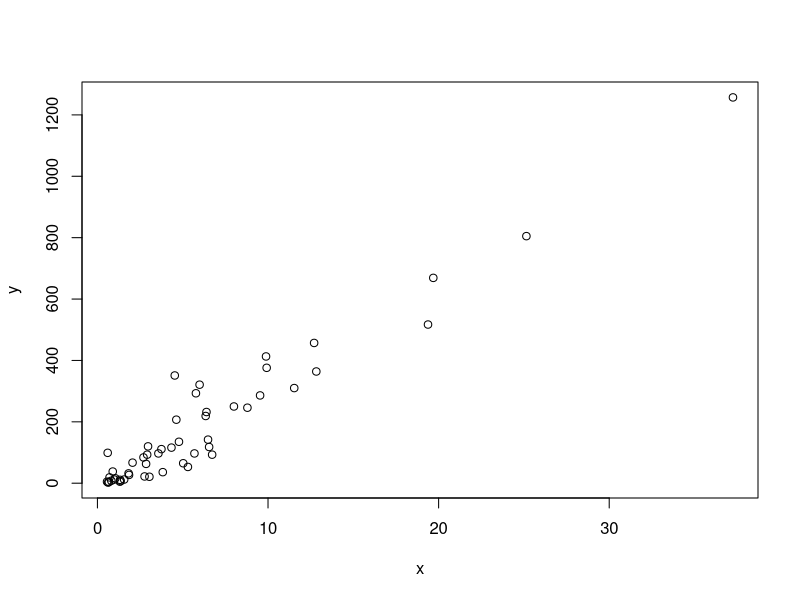
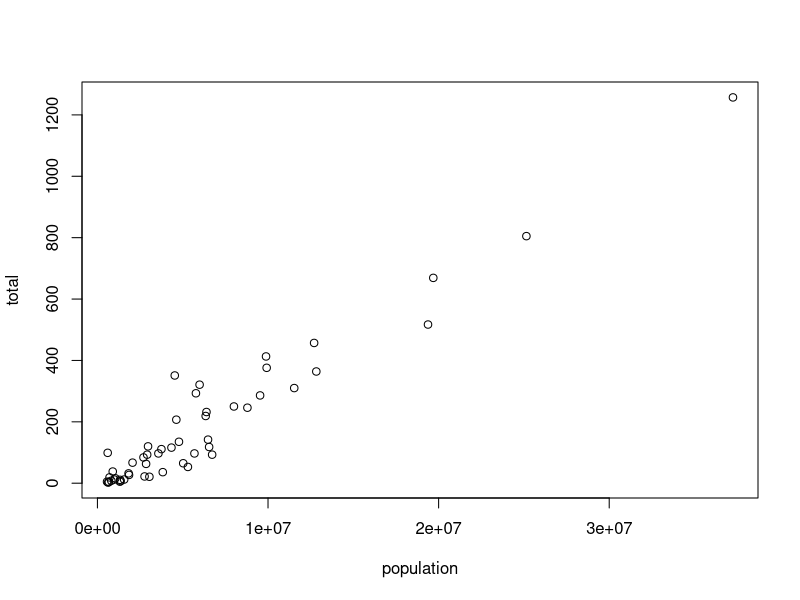
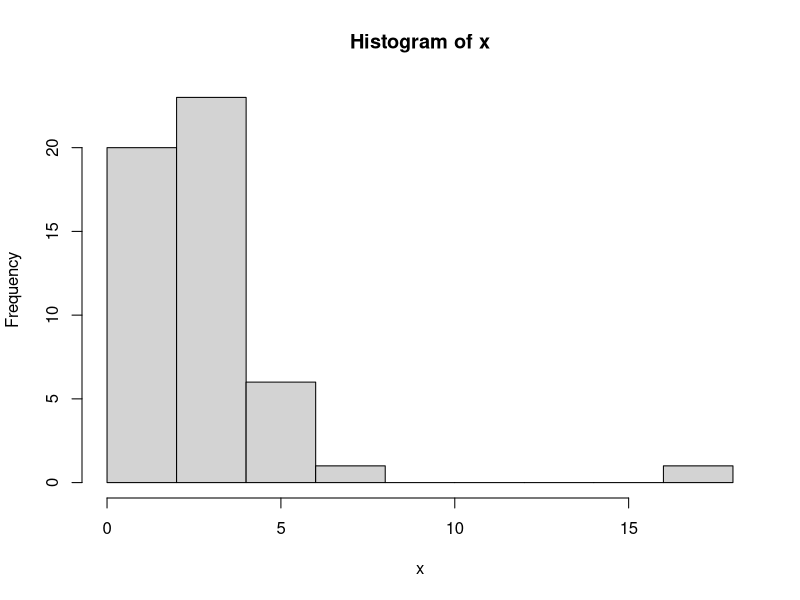
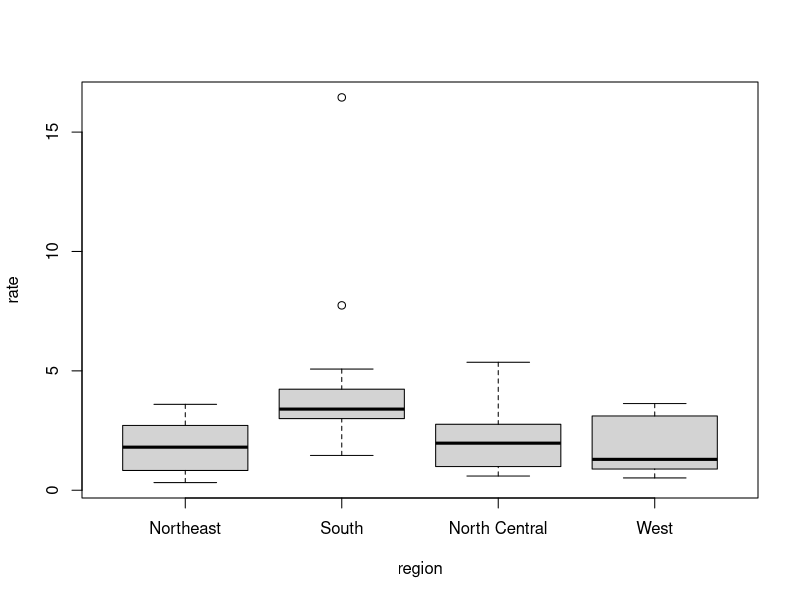
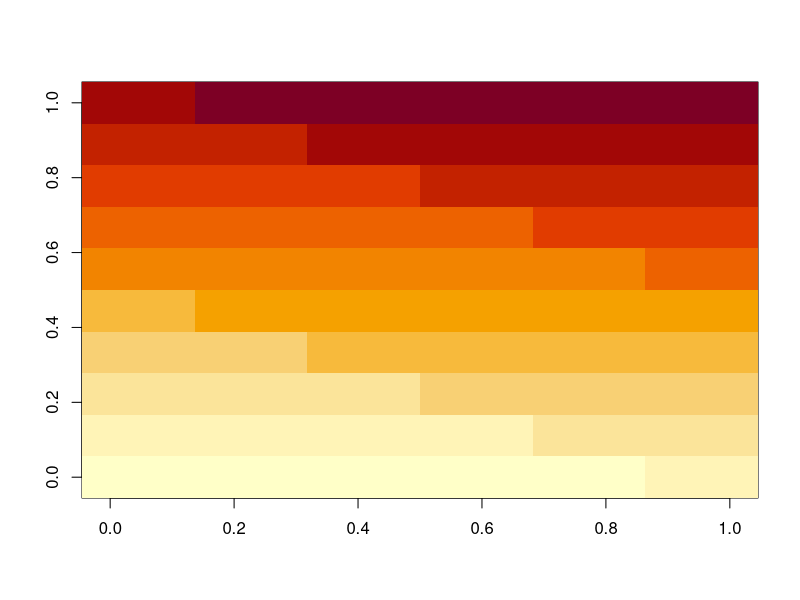
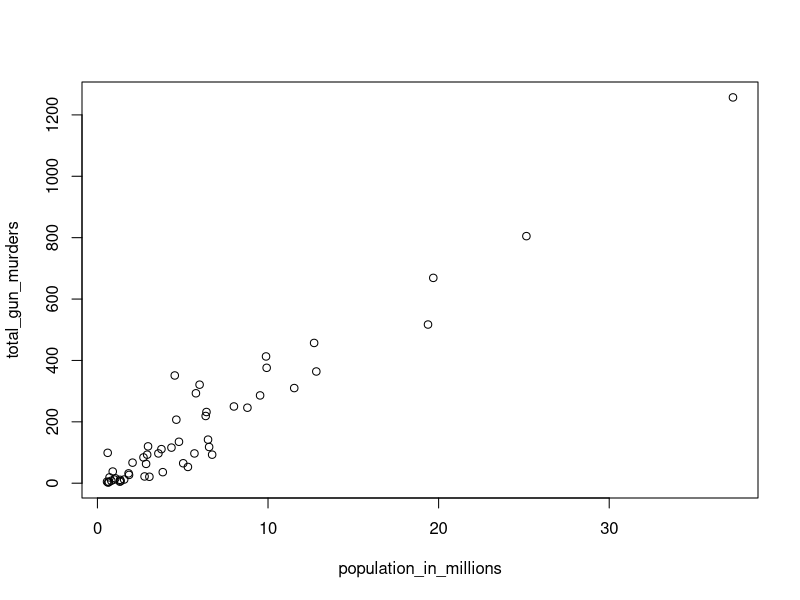
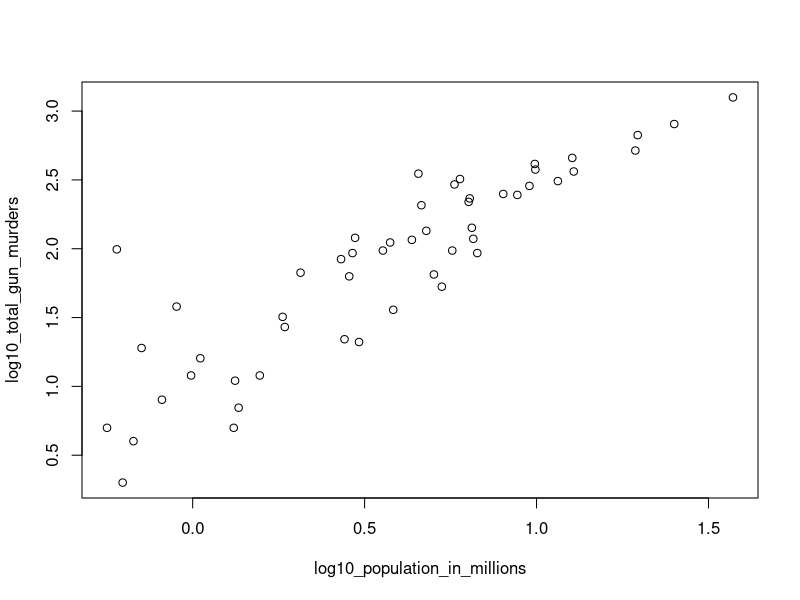
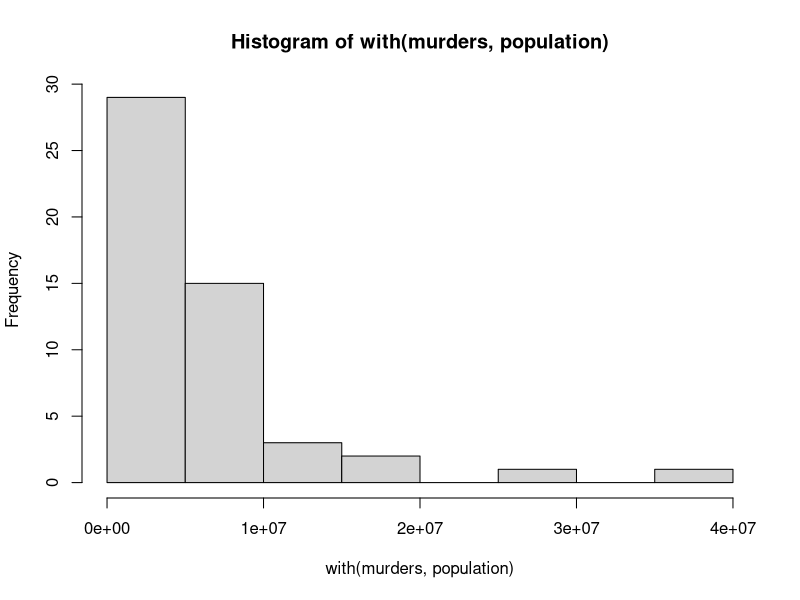

Source code (R) for these figures, in order:
## ---- chunk 1
x <- c(1, "canada", 3)
## ---- chunk 2
x
class(x)
## ---- chunk 3
x <- 1:5
y <- as.character(x)
y
## ---- chunk 4
as.numeric(y)
## ---- chunk 5
x <- c("1", "b", "3")
as.numeric(x)
## ---- chunk 6
temp <- c(35, 88, 42, 84, 81, 30)
temp
## ---- chunk 7
city <- c("Beijing","Lagos","Paris", "Rio de Janeiro", "San Juan", "Toronto")
city
## ---- chunk 8
names(temp) <- city
temp
## ---- chunk 9
temp[1:3]
## ---- chunk 10
temp[c("Paris", "San Juan")]
## ---- chunk 11
12:73
## ---- chunk 12
vector1 <- seq(1, 100, 2)
vector1
## ---- chunk 13
length(seq(6, 55, 4/7))
## ---- chunk 14
class(a <- seq(1, 10, 0.5))
## ---- chunk 15
class(a <- seq(1, 10))
## ---- chunk 16
class(a<-1L)
## ---- chunk 17
x <- c("1", "3", "5")
## ---- chunk 18
x <- as.integer(x)
x
class(x)
## ---- chunk 19
library(dslabs)
data(murders)
sort(murders$total)
## ---- chunk 20
x <- c(31, 4, 15, 92, 65)
sort(x)
## ---- chunk 21
index <- order(x)
x[index]
## ---- chunk 22
x
order(x)
## ---- chunk 23
murders$state[1:6]
murders$abb[1:6]
## ---- chunk 24
ind <- order(murders$total) 
murders$abb[ind] 
## ---- chunk 25
max(murders$total)
## ---- chunk 26
i_max <- which.max(murders$total)
murders$state[i_max]
## ---- chunk 27
x <- c(31, 4, 15, 92, 65)
rank(x)
## ---- chunk 28
x <- c(1,2,3)
y <- c(10, 20, 30, 40, 50, 60, 70)
x+y
## ---- chunk 29
library(dslabs)
data("murders")
## ---- chunk 30
pop <- murders$population
pop <- sort(pop)
pop[1]
## ---- chunk 31
index <- order(murders$population)
index[1]
## ---- chunk 32
which.min(murders$population)
## ---- chunk 33
states <- murders$state
states[which.min(murders$population)]
## ---- chunk 34
temp <- c(35, 88, 42, 84, 81, 30)
city <- c("Beijing", "Lagos", "Paris", "Rio de Janeiro", "San Juan", "Toronto")
city_temps <- data.frame(name = city, temperature = temp)
## ---- chunk 35
ranks <- rank(murders$population)
my_df <- data.frame(name = murders$state, rank = ranks)
my_df
## ---- chunk 36
ind <- order(my_df$rank)
my_df <- data.frame(name = murders$state[ind], rank = ranks[ind])
my_df
## ---- chunk 37
data("na_example")  
str(na_example)
## ---- chunk 38
mean(na_example)
## ---- chunk 39
ind <- is.na(na_example)
table(ind)
sum(ind)
## ---- chunk 40
mean(na_example[ind != TRUE])
mean(na_example, na.rm = TRUE)
## ---- chunk 41
library(dslabs)
data("murders")
murders$state[which.max(murders$population)]
## ---- chunk 42
inches <- c(69, 62, 66, 70, 70, 73, 67, 73, 67, 70)
## ---- chunk 43
inches * 2.54
## ---- chunk 44
inches - 69
## ---- chunk 45
murder_rate <- murders$total / murders$population * 100000
## ---- chunk 46
murders$abb[order(murder_rate)]
## ---- chunk 47
temp <- c(35, 88, 42, 84, 81, 30)
city <- c("Beijing", "Lagos", "Paris", "Rio de Janeiro", "San Juan", "Toronto")
city_temps <- data.frame(name = city, temperature = temp)
## ---- chunk 48
f_temp <- c(35, 88, 42, 84, 81, 30)
city <- c("Beijing", "Lagos", "Paris", "Rio de Janeiro", "San Juan", "Toronto")
c_temp <- (5/9)*(f_temp - 32)
city_temps <- data.frame(name = city, Fahrenheit = f_temp, Celcius = c_temp)
city_temps
## ---- chunk 49
euler <- 1/(1:100)^2
sum(euler)
pi^2/6
## ---- chunk 50
murder_rate <- murders$total / murders$population * 100000
mean(murder_rate)
## ---- chunk 51
library(dslabs)
data("murders")
## ---- chunk 52
murder_rate <- murders$total / murders$population * 100000 
## ---- chunk 53
ind <- murder_rate < 0.71
## ---- chunk 54
ind <- murder_rate <= 0.71
## ---- chunk 55
murders$state[ind]
## ---- chunk 56
sum(ind)
## ---- chunk 57
TRUE & TRUE
TRUE & FALSE
FALSE & FALSE
## ---- chunk 58
west <- murders$region == "West"
safe <- murder_rate <= 1
## ---- chunk 59
ind <- safe & west
murders$state[ind]
## ---- chunk 60
ind <- which(murders$state == "California")
murder_rate[ind]
## ---- chunk 61
ind <- match(c("New York", "Florida", "Texas"), murders$state)
ind
## ---- chunk 62
murder_rate[ind]
## ---- chunk 63
c("Boston", "Dakota", "Washington") %in% murders$state
## ---- chunk 64
match(c("New York", "Florida", "Texas"), murders$state)
which(murders$state%in%c("New York", "Florida", "Texas"))
## ---- chunk 65
library(dslabs)
data(murders)
## ---- chunk 66
murder_rate <- murders$total / murders$population * 100000 
low <- murder_rate < 1
low
## ---- chunk 67
ind <- which(low)
ind
## ---- chunk 68
murders$state[ind]
## ---- chunk 69
northeast <- murders$region == "Northeast"
ind <- low & northeast
murders$state[ind]
## ---- chunk 70
ind <- murder_rate < mean(murder_rate)
sum(ind)
## ---- chunk 71
ind <- match(c("AK", "MI", "IA"), murders$abb)
murders$state[ind]
## ---- chunk 72
c("MA", "ME", "MI", "MO", "MU") %in% murders$abb
## ---- chunk 73
ind <- which(c("MA", "ME", "MI", "MO", "MU") %in% murders$abb != "TRUE")
ind
c("MA", "ME", "MI", "MO", "MU")[ind]
## ---- chunk 74
x <- murders$population / 10^6
y <- murders$total
plot(x, y)
## ---- chunk 75
with(murders, plot(population, total))
## ---- chunk 76
x <- with(murders, total / population * 100000)
hist(x)
## ---- chunk 77
murders$state[which.max(x)]
## ---- chunk 78
murders$rate <- with(murders, total / population * 100000)
boxplot(rate~region, data = murders)
## ---- chunk 79
x <- matrix(1:120, 12, 10)
image(x)
## ---- chunk 80
library(dslabs)
data(murders)
population_in_millions <- murders$population/10^6
total_gun_murders <- murders$total
plot(population_in_millions, total_gun_murders)
## ---- chunk 81
log10_population_in_millions <- log10(population_in_millions)
log10_total_gun_murders <- log10(total_gun_murders)
plot(log10_population_in_millions, log10_total_gun_murders)
## ---- chunk 82
hist(with(murders, population))
## ---- chunk 83
boxplot(population~region, data = murders)
